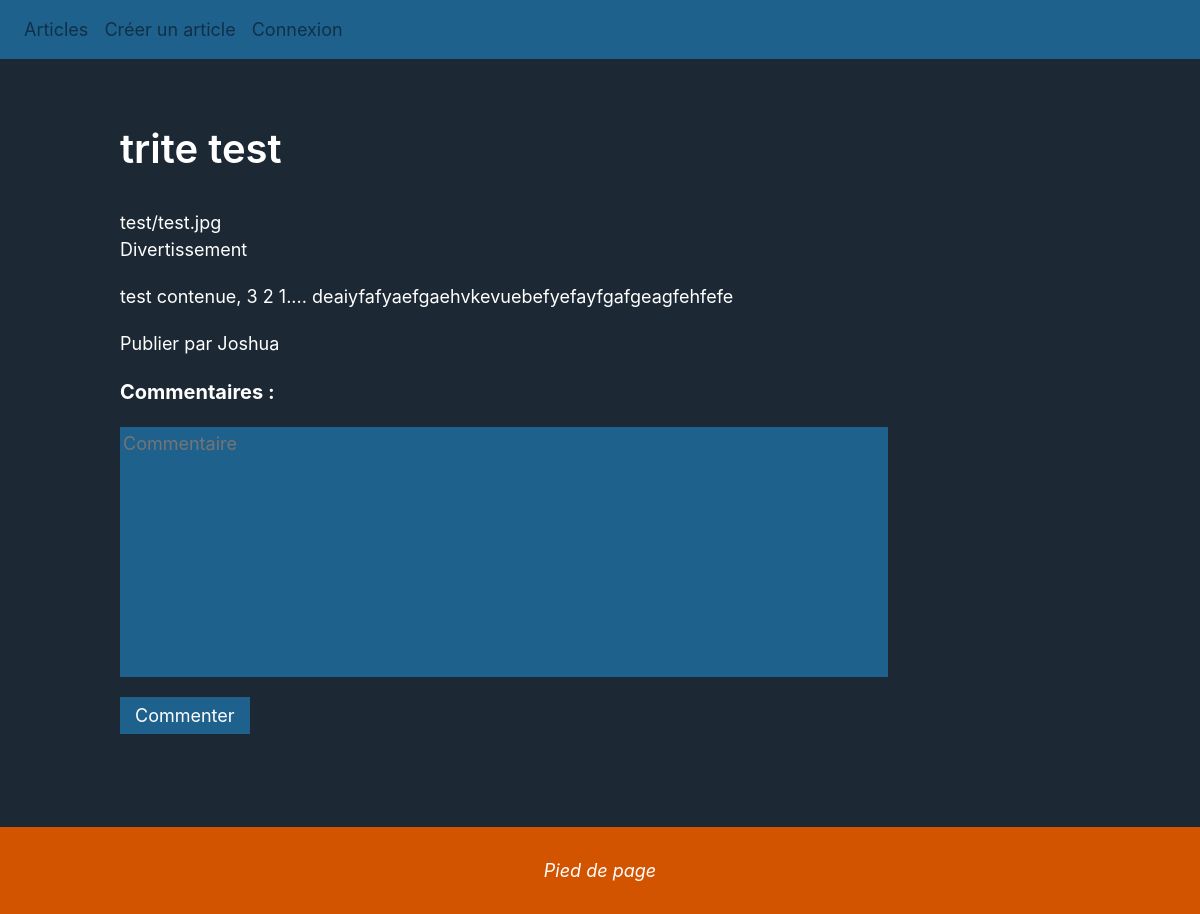
/posts?ac=display&id=1, run on an earlier commit of the app's database.
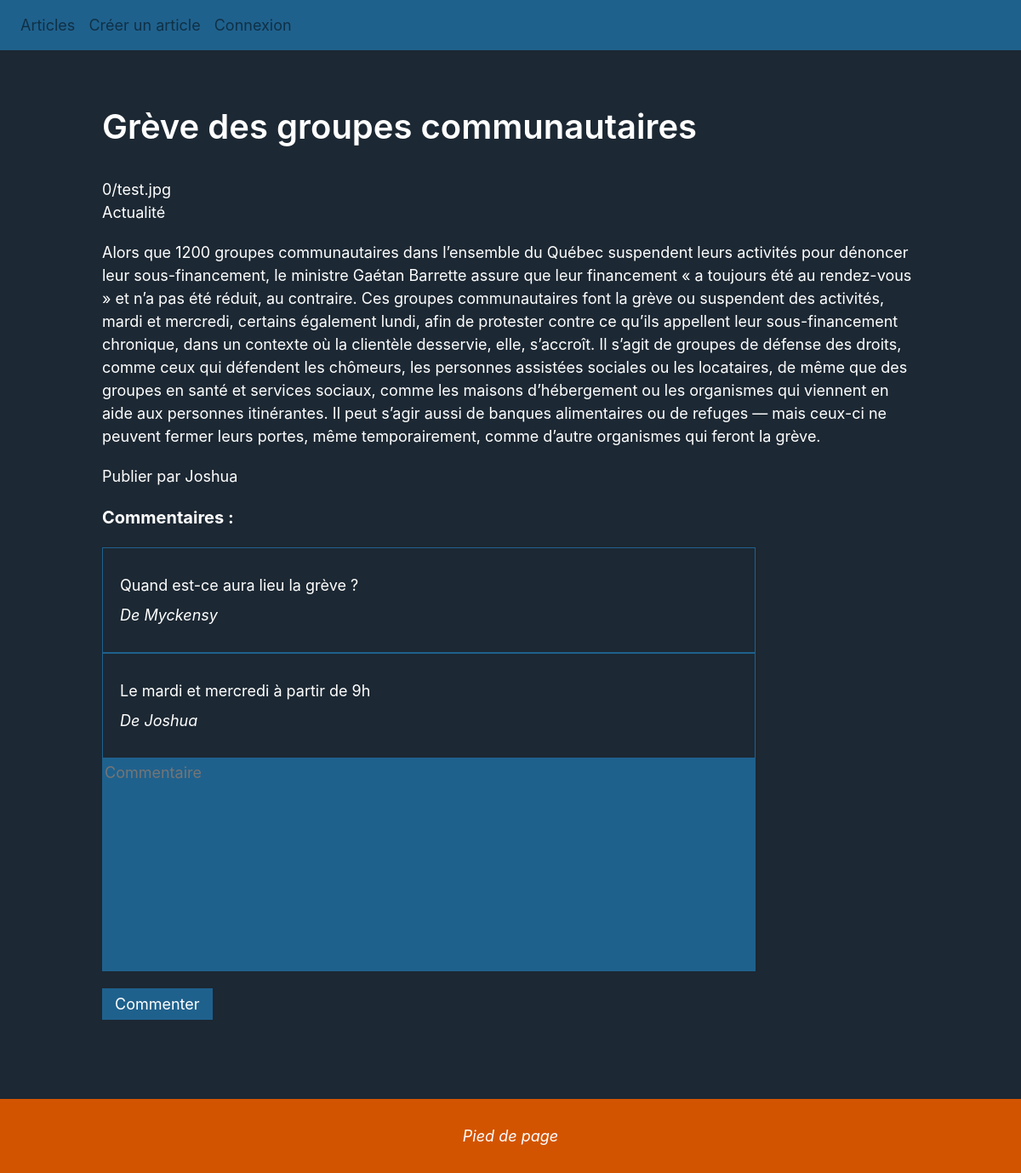
And on a later commit of the database.
### tables this page shows
CREATE TABLE `posts` (
  `id` int(11) NOT NULL,
  `imagePath` varchar(255) DEFAULT NULL,
  `title` varchar(255) NOT NULL,
  `content` text NOT NULL,
  `idCategory` int(11) DEFAULT NULL,
  `idUser` int(11) DEFAULT NULL
);

CREATE TABLE `categories` (
  `id` int(11) NOT NULL,
  `name` varchar(255) NOT NULL
);

CREATE TABLE `users` (
  `id` int(11) NOT NULL,
  `username` varchar(255) NOT NULL,
  `password` varchar(255) NOT NULL
);

CREATE TABLE `comments` (
  `id` int(11) NOT NULL,
  `content` text,
  `idPost` int(11) DEFAULT NULL,
  `idUser` int(11) NOT NULL
);

### Model/function.php (called while the page is built, shortened)
<?php
function connectPdo(){
    try{
        $pdo = new PDO ('mysql:host='.HOST.';dbname='.DBNAME, USER , PW , array(PDO::MYSQL_ATTR_INIT_COMMAND => 'SET NAMES utf8'));
        return $pdo ;
    }
    catch(PDOExeption $e)
    {
        echo "problème de connexion". $e->getMessage();
        return fasle ;
    }
}
function getPostById($id){
    $pdo = connectPdo();
    try {
        $db = $pdo->prepare(" SELECT posts.id, posts.imagePath, posts.title, posts.content, idCategory,
        categories.name as categoryname, idUser, users.username as username
        from posts LEFT JOIN categories on posts.idCategory = categories.id
        LEFT JOIN users on idUser = users.id WHERE posts.id = :id");
        $db->execute([':id'=>$id]);
        $post = $db->fetch(PDO::FETCH_OBJ);
        return $post;
    }catch (PDOException $e){
        echo "Erreur de connection users". $e->getMessage();
    }
}
function getComments($idPost){
    $pdo = connectPdo();
    try{
        $db = $pdo->prepare("select comments.id, comments.content, comments.idUser, users.username as username
        from comments LEFT JOIN users ON comments.idUser = users.id
        WHERE comments.idPost = :idPost ORDER BY id");
        $db->execute([':idPost'=>$idPost]);
        $comments = $db->fetchALL(PDO::FETCH_OBJ);
        return $comments;
    }catch (PDOException $e){
        echo"Erreur de connexion". $e->getMessage();
    }
}

### View/post.php (the view, shortened to what this page needs)
        ?><a href= <?php echo "/posts?ac=display&id=$post->id";?> class='p-link'>Lire</a><?php
if (isset($postv)){
    echo "<div class='v-posts'>";
    echo "<div class='v-title'>$postv->title</div>";
    echo "<div class='v-img'>$postv->imagePath</div>";
    echo "<div class='v-category'>$postv->categoryname</div>";
    echo "<div class='v-content'>$postv->content</div>";
    echo "<div class='v-username'>Publier par $postv->username</div>";
        ?><a href=<?php echo "/posts?ac=setpost&id=$postv->id";?> class='p-link'>Modifier l'article</a><?php
    echo "</div>";
    ?>
    <div class="comments">
        <div class="P-title">Commentaires :</div>
        <?php
        if (isset($comments)){
            foreach ($comments as $comment){
                echo "<div class='comment'>";
                echo "<div class='p-content'>$comment->content</div>";
                echo "<div class='p-username'>De $comment->username</div>";
                echo "</div>";
            }
        }
        ?>
    </div>
    <form action="/posts?ac=addcomment" id="form-addcomment" method="post" >
        <textarea class="c-content" name="content" required placeholder="Commentaire"></textarea>
        <input class="i-sub c-sub" type="submit" value="Commenter">
    </form>
    <?php
}

### View/header.php (shortened to what this page needs)
<html lang="fr">
<head>
    <link href="asset/css/bootstrap.min.css" rel ="stylesheet">
    <link rel="stylesheet" type="text/css" href="asset/css/style.css?v=1">
    <link rel="stylesheet" href="{{url('https://use.fontawesome.com/releases/v5.2.0/css/all.css')}}">
</head>
<body>
<nav class="navbar navbar-expand-lg navbar-light">
    <div class="collapse navbar-collapse" id="navbarNav">
        <ul class="navbar-nav">
            <li class="nav-item">
                <a class="nav-link" href="/posts?ac=display">Articles<span class="sr-only">(current)</span></a>
            </li>
            <li class="nav-item">
                <a class="nav-link" href="/posts?ac=addpost">Créer un article</a>
            </li>
            <?php
            if(!isset($_SESSION['user'])){
            ?>
                <li class="nav-item">
                    <a class="nav-link" href="/user?ac=login">Connexion</a>
                </li>
            <?php
            }
            ?>
        </ul>
    </div>
</nav>

### index.php (shortened to what this page needs)
<?php
include ('view/header.php');
$request = '/';
if (isset($_SERVER['REQUEST_URI'])) {
    $request = explode('?', $_SERVER['REQUEST_URI']);
    $request = $request[0];
}
switch ($request){
    case '/posts':
        include('Controler/postsControler.php');
        break;
}
include('view/footer.php');

### Controler/postsControler.php (shortened to what this page needs)
<?php
include(__DIR__.'/../Model/function.php');
$action = $_REQUEST['ac'];
switch ($action) {
    case 'display':
        if(isset($_REQUEST['id'])){
            $postv = getPostById($_REQUEST['id']);
            $comments = getComments($postv->id);
            include(__DIR__.'/../View/post.php');
        }
        break;
}

### View/footer.php
</body>
<footer>
    Pied de page
</footer>
</html>

### asset/css/style.css (style rules this page uses)
html { min-height: 100%; }
body { background-color:#1C2833;color :white;margin: 0; font-size:18px;position: relative; padding-bottom: 160px }
footer { background-color: #D35400;padding-top: 30px; padding-bottom: 30px;bottom: 0;position: absolute; width: 100%;text-align: center; font-style: italic; }
.navbar { background-color: #1F618D; }
.p-title { font-weight: 700; font-size: 20px; margin-bottom: 20px; }
.p-content { text-overflow: ellipsis; overflow : hidden; height: 25px; width: 100%; display: block; }
form { width: 80%; display: block; margin: auto; }
input, textarea { margin-bottom: 20px; }
textarea { resize: none; height: 250px; }
.i-sub { border: none; display: block;background-color:#1F618D; color: white; cursor: pointer; padding: 5px; padding-right: 15px;padding-left: 15px;margin-top: 10px; }
.v-posts { width: 80%; margin: auto; margin-top: 60px; margin-bottom: 15px; }
.v-title { font-weight: 600; font-size: 40px; margin-bottom:30px; }
.v-content, .v-username, .v-category { margin-bottom: 20px; }
.c-content { width: 80%;display: block; background-color: #1F618D; color: white;border: solid #1F618D 1px; }
.comments { width: 80%; display: block; margin: auto; }
.comment { padding-bottom: 30px; padding-top: 30px; border: solid #1F618D 1px; padding-left: 20px;width: 80%; }
.p-username { font-style: italic;margin-top: 10px; }

What changed in the data, as far as the page shows it:
changed posts "Joshua": title "trite test" → "Grève des groupes communautaires"; imagePath "test/test.jpg" → "0/test.jpg"; idCategory.name "Divertissement" → "Actualité"; content "test contenue, 3 2 1.... deaiyfafyaefgaehvkevuebefyefayfgafgeagfehfefe" → "Alors que 1200 groupes communautaires dans l’ensemble du Québec suspendent leurs activités pour dénoncer leur sous-financement, le ministre Gaétan Barrette assure que leur financement « a toujours été au rendez-vous » et n’a pas été réduit, au contraire. Ces groupes communautaires font la grève ou suspendent des activités, mardi et mercredi, certains également lundi, afin de protester contre ce qu’ils appellent leur sous-financement chronique, dans un contexte où la clientèle desservie, elle, s’accroît. Il s’agit de groupes de défense des droits, comme ceux qui défendent les chômeurs, les personnes assistées sociales ou les locataires, de même que des groupes en santé et services sociaux,…"
added comments: content "Quand est-ce aura lieu la grève ?", idUser.username "Myckensy"
added comments: content "Le mardi et mercredi à partir de 9h", idUser.username "Joshua"
